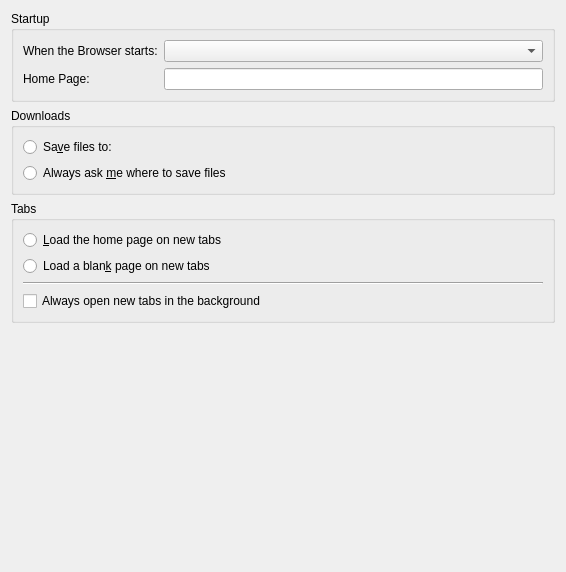
<?xml version="1.0" encoding="UTF-8"?>
<ui version="4.0">
 <class>GeneralTab</class>
 <widget class="QWidget" name="GeneralTab">
  <property name="geometry">
   <rect>
    <x>0</x>
    <y>0</y>
    <width>566</width>
    <height>572</height>
   </rect>
  </property>
  <property name="windowTitle">
   <string/>
  </property>
  <layout class="QVBoxLayout" name="verticalLayout">
   <item>
    <widget class="QGroupBox" name="groupBoxStartup">
     <property name="title">
      <string>Startup</string>
     </property>
     <layout class="QFormLayout" name="formLayout">
      <property name="labelAlignment">
       <set>Qt::AlignLeading|Qt::AlignLeft|Qt::AlignVCenter</set>
      </property>
      <property name="formAlignment">
       <set>Qt::AlignRight|Qt::AlignTop|Qt::AlignTrailing</set>
      </property>
      <item row="0" column="0">
       <widget class="QLabel" name="labelStartupStatic">
        <property name="text">
         <string>When the Browser starts:</string>
        </property>
       </widget>
      </item>
      <item row="1" column="0">
       <widget class="QLabel" name="labelHomePageStatic">
        <property name="text">
         <string>Home Page:</string>
        </property>
       </widget>
      </item>
      <item row="1" column="1">
       <widget class="QLineEdit" name="lineEditHomePage"/>
      </item>
      <item row="0" column="1">
       <widget class="QComboBox" name="comboBoxStartup">
        <property name="currentText">
         <string/>
        </property>
        <property name="currentIndex">
         <number>-1</number>
        </property>
       </widget>
      </item>
     </layout>
    </widget>
   </item>
   <item>
    <widget class="QGroupBox" name="groupBoxDownloads">
     <property name="title">
      <string>Downloads</string>
     </property>
     <layout class="QFormLayout" name="formLayout_2">
      <property name="labelAlignment">
       <set>Qt::AlignLeading|Qt::AlignLeft|Qt::AlignVCenter</set>
      </property>
      <property name="formAlignment">
       <set>Qt::AlignRight|Qt::AlignTop|Qt::AlignTrailing</set>
      </property>
      <item row="0" column="0">
       <widget class="QRadioButton" name="radioButtonSaveToDir">
        <property name="text">
         <string>Sa&amp;ve files to:</string>
        </property>
       </widget>
      </item>
      <item row="0" column="1">
       <widget class="FileChooserLineEdit" name="lineEditDownloadDir" native="true"/>
      </item>
      <item row="1" column="0">
       <widget class="QRadioButton" name="radioButtonAskForDir">
        <property name="text">
         <string>Always ask &amp;me where to save files</string>
        </property>
       </widget>
      </item>
     </layout>
    </widget>
   </item>
   <item>
    <widget class="QGroupBox" name="groupBoxTabs">
     <property name="title">
      <string>Tabs</string>
     </property>
     <layout class="QVBoxLayout" name="verticalLayout_2">
      <item>
       <widget class="QRadioButton" name="radioButtonTabHomePage">
        <property name="text">
         <string>&amp;Load the home page on new tabs</string>
        </property>
       </widget>
      </item>
      <item>
       <widget class="QRadioButton" name="radioButtonTabBlankPage">
        <property name="text">
         <string>Load a blan&amp;k page on new tabs</string>
        </property>
       </widget>
      </item>
      <item>
       <widget class="Line" name="line">
        <property name="orientation">
         <enum>Qt::Horizontal</enum>
        </property>
       </widget>
      </item>
      <item>
       <widget class="QCheckBox" name="checkBoxNewTabsInBackground">
        <property name="text">
         <string>Always open new tabs in the background</string>
        </property>
       </widget>
      </item>
     </layout>
    </widget>
   </item>
   <item>
    <spacer name="verticalSpacer_2">
     <property name="orientation">
      <enum>Qt::Vertical</enum>
     </property>
     <property name="sizeHint" stdset="0">
      <size>
       <width>20</width>
       <height>216</height>
      </size>
     </property>
    </spacer>
   </item>
  </layout>
 </widget>
 <customwidgets>
  <customwidget>
   <class>FileChooserLineEdit</class>
   <extends>QWidget</extends>
   <header>FileChooserLineEdit.h</header>
   <container>1</container>
  </customwidget>
 </customwidgets>
 <resources/>
 <connections/>
</ui>
